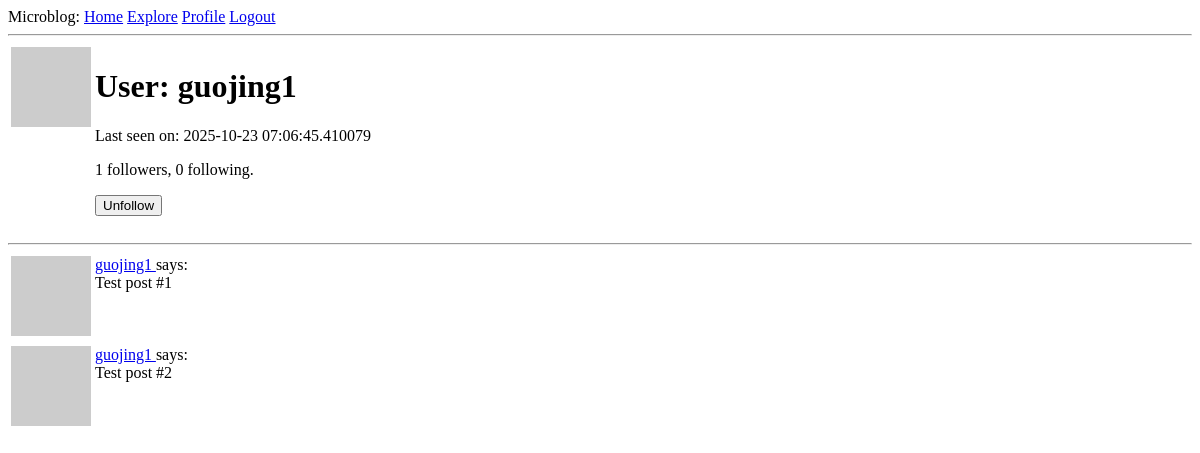
/user/guojing1 (signed in), run on an earlier commit of the app's database.
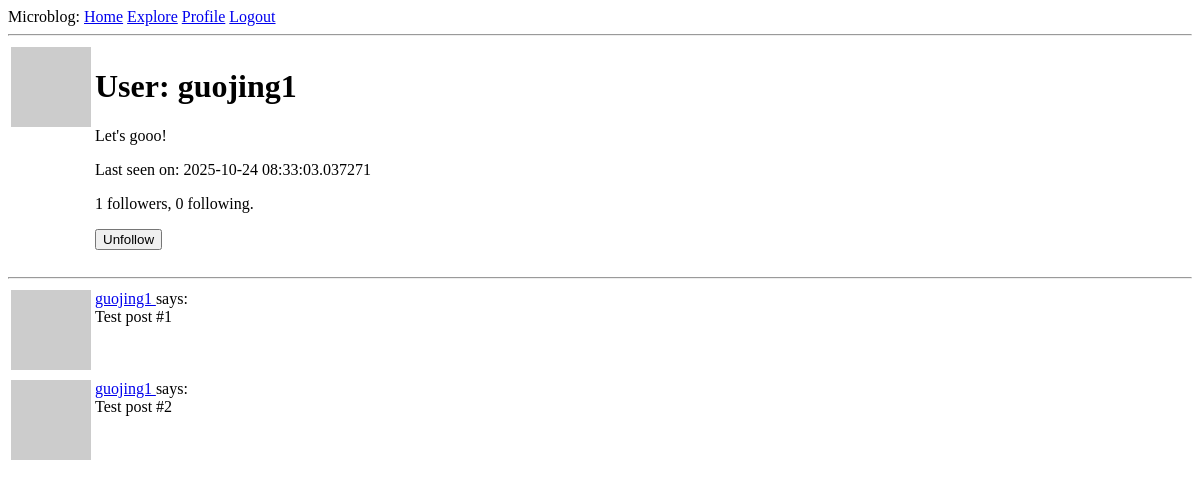
And on a later commit of the database.
### app/models.py (models this page shows, shortened)
class User(UserMixin, db.Model):
    id: orm.Mapped[int] = orm.mapped_column(primary_key=True)
    username: orm.Mapped[str] = orm.mapped_column(sa.String(64), index=True, unique=True)
    email: orm.Mapped[str] = orm.mapped_column(sa.String(120), index=True, unique=True)
    password_hash: orm.Mapped[str | None] = orm.mapped_column(sa.String(256))
    posts: orm.WriteOnlyMapped['Post'] = orm.relationship(back_populates='author')
    about_me: orm.Mapped[str | None] = orm.mapped_column(sa.String(140))
    last_seen: orm.Mapped[datetime | None] = orm.mapped_column(
        default=lambda: datetime.now(UTC)
    )
    following: orm.WriteOnlyMapped['User'] = orm.relationship(
        secondary=followers,
        primaryjoin=(followers.c.follower_id == id),
        secondaryjoin=(followers.c.followed_id == id),
        back_populates='followers'
    )
    followers: orm.WriteOnlyMapped['User'] = orm.relationship(
        secondary=followers,
        primaryjoin=(followers.c.followed_id == id),
        secondaryjoin=(followers.c.follower_id == id),
        back_populates='following'
    )
    def avatar(self, size):
        digest = md5(self.email.lower().encode('utf-8')).hexdigest()
        return f'https://www.gravatar.com/avatar/{digest}?d=identicon&s={size}'
    def is_following(self, user):
        query = self.following.select().where(User.id == user.id)
        return db.session.scalar(query) is not None
    def followers_count(self):
        return db.session.scalar(
            sa.select(sa.func.count()).select_from(followers).where(
                followers.c.followed_id == self.id
            )
        )
    def following_count(self):
        return db.session.scalar(
            sa.select(sa.func.count()).select_from(followers).where(
                followers.c.follower_id == self.id
            )
        )

### app/routes.py (the view)
@app.route('/user/<username>')
@login_required
def user(username):
    user = db.first_or_404(sa.select(User).where(User.username == username))
    posts = [
        {'author': user, 'body': 'Test post #1'},
        {'author': user, 'body': 'Test post #2'},
    ]
    form = EmptyForm()
    return render_template('user.html', user=user, posts=posts, form=form)

### app/forms.py
class EmptyForm(FlaskForm):
    submit = SubmitField('Submit')

### app/models.py (called while the page is built)
@login.user_loader
def load_user(id):
    return db.session.get(User, int(id))

### app/routes.py (called while the page is built)
@app.before_request
def before_request():
    if current_user.is_authenticated:
        current_user.last_seen = datetime.now(UTC)
        db.session.commit()

### app/templates/user.html (shortened to what this page needs)
{% extends "base.html" %}
{% block content %}
    <table>
        <tr valign="top">
            <td><img src="{{ user.avatar(128) }}"></td>
            <td>
                <h1>User: {{ user.username }}</h1>
                {% if user.about_me %}<p>{{ user.about_me }}</p>{% endif %}
                {% if user.last_seen %}<p>Last seen on: {{ user.last_seen }}</p>{% endif %}
                <p>{{ user.followers_count() }} followers, {{ user.following_count() }} following.</p>
                {% if user == current_user %}
                    <p><a href="{{ url_for('edit_profile') }}">Edit your profile</a></p>
                {% else %}
                    <p>
                        <form action="{{ url_for('unfollow', username=user.username) }}" method="post">
                            {{ form.submit(value='Unfollow') }}
                        </form>
                    </p>
                {% endif %}
            </td>
        </tr>
    </table>
    <hr>
    {% for post in posts %}
        {% include '_post.html' %}
    {% endfor %}
{% endblock %}

### app/templates/_post.html
<table>
    <tr valign="top">
        <td><img src="{{ post.author.avatar(36) }}"></td>
        <td>
            <a href="{{ url_for('user', username=post.author.username) }}">
                {{ post.author.username }}
            </a>
            says:<br>{{ post.body }}
        </td>
    </tr>
</table>

What changed in the data, as far as the page shows it:
changed User "guojing1": about_me (not shown) → "Let's gooo!"; last_seen "2025-10-23 07:06:45.410079" → "2025-10-24 08:33:03.037271"
